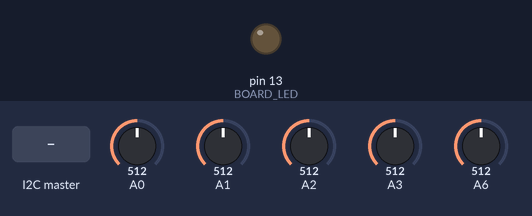
A sketch run on a simulated Arduino Uno, built with avr-gcc and run on an emulated ATmega328P. Shown: output pins drawn as LEDs (lit = HIGH). Inputs (shaded band) come from the test bench; at power-on: A0 = 512, A1 = 512, A2 = 512, A3 = 512, A6 = 512. What the sketch prints to the serial monitor is not drawn.

Above: at 1.2 s.
1.3 s: the I2C master sends the byte 1
At 2.5 s:
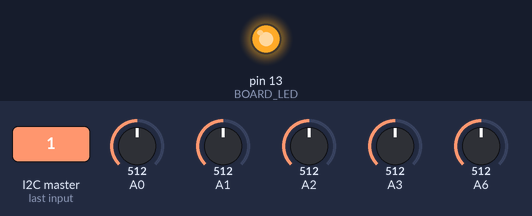
2.8 s: the I2C master sends the byte 0
At 3.2 s:
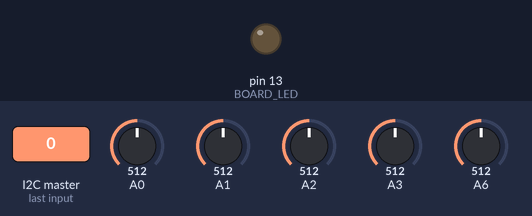
4.3 s: the I2C master sends the byte 2
At 4.8 s:
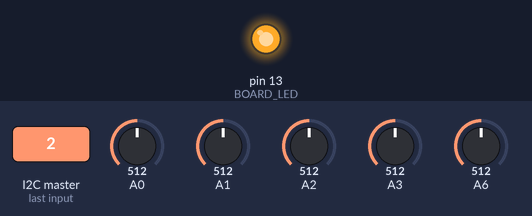
Timing chart, 0 to 7.3 s (numbered marks = the images above; inputs shaded):
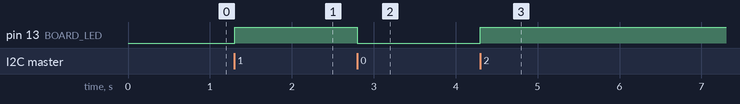

The sketch:

adc-i2c.ino
```cpp
#include <Wire.h>

// Constants
#define VAREF 5.0           // Reference voltage for the ADC (typically 5V on most Arduino boards)
#define I2C_SLAVE_ADDR 0x08 // I2C address of the slave device
#define BOARD_LED 13        // Pin number for the onboard LED

// Global variables
float analog0 = 0;
float analog1 = 0;
float analog2 = 0;
float analog3 = 0;
float analog6 = 0;

// Function prototypes
void i2c_received_handler(int count); // Function to handle received I2C data
void i2c_request_handler();           // Function to handle I2C data requests
float read_light();                   // Function to read the light intensity from the sensor

/**
* Arduino setup function
* This function configures the necessary hardware, including ADC settings, I2C communication,
* and the serial port for debugging.
*/
void setup(void){
	// Set the ADC to use an external voltage reference (AREF pin) if connected
	analogReference(EXTERNAL);

	// Initialize the Arduino as an I2C slave with the defined address
	Wire.begin(I2C_SLAVE_ADDR);
	// Register the function to handle I2C data requests from the master
	Wire.onRequest(i2c_request_handler);
	// Register the function to handle incoming data via I2C
	Wire.onReceive(i2c_received_handler);

	// Initialize the serial port for debugging at 56,600 bps
	Serial.begin(56600);

	// Set the pin mode for the onboard LED as output
	pinMode(BOARD_LED, OUTPUT);
}

/**
* I2C request handler
* This function is called whenever the master device requests data from the slave.
* It sends the current light intensity as a float value over the I2C bus.
*/
void i2c_request_handler(){
	Wire.write((byte*) &analog0, sizeof(float));
	Wire.write((byte*) &analog1, sizeof(float));
	Wire.write((byte*) &analog2, sizeof(float));
	Wire.write((byte*) &analog3, sizeof(float));
	Wire.write((byte*) &analog6, sizeof(float));
}

/**
* I2C received handler
* This function is called when data is received via the I2C bus.
* It reads the incoming data, prints it to the serial monitor, and controls the LED state.
*/
void i2c_received_handler(int count){
	char received = 0;
	while (Wire.available()){   // Check if data is available to read
		received = (char)Wire.read();  // Read the incoming byte
		// Control the LED: turn it on if data is non-zero, turn it off if zero
		digitalWrite(BOARD_LED, received ? HIGH : LOW);
		// Print the received data to the serial monitor for debugging
		Serial.println(received);
	}
}

/**
* Reads the light intensity from the analog sensor
* This function reads the analog value from pin A0, converts it to a voltage,
* and returns the result as a float.
*
* @return The voltage corresponding to the light intensity (in volts).
*/
float read_conductivity(void){
	int sensorValue = analogRead(0);
	return sensorValue;
}
float read_turbidity(void){
	int sensorValue = analogRead(1);
	return sensorValue;
}
float read_ph_temp(void){
	int sensorValue = analogRead(2);
	return sensorValue;
}
float read_ph_ph(void){
	int sensorValue = analogRead(3);
	return sensorValue;
}

float read_light(void){
	int sensorValue = analogRead(6);   // Read the analog value from A0 (range 0 to 1023)
	// Convert the analog value to a voltage based on the reference voltage (VAREF)
	float voltage = VAREF * (sensorValue / 1024.0);
	return voltage;  // Return the calculated voltage
}

/**
* Arduino main loop function
* This function continuously reads the light intensity, stores the value, prints it for debugging,
* and adds a delay between readings.
*/
void loop(){
	// Read the current light intensity and store it in the global variable
	analog0 = read_conductivity();
	analog1 = read_turbidity();
	analog2 = read_ph_temp();
	analog3 = read_ph_ph();
	analog6 = read_light();

	// ? [bits]
	Serial.print("conductivity: ");
	Serial.println(analog0);
	// ? [bits]
	Serial.print("turbidity: ");
	Serial.println(analog1);
	// ? [bits]
	Serial.print("ph_temp: ");
	Serial.println(analog2);
	// ? [bits]
	Serial.print("ph_ph: ");
	Serial.println(analog3);
	// Print the light intensity (in volts) to the serial monitor for debugging
	Serial.print("ligh: ");
	Serial.println(analog6);
  Serial.println();

	// Add a delay of 100 milliseconds before the next reading
	delay(100);
}
```

Measured:
- after the input at 1.3 s, pin 13 (BOARD_LED): LOW → HIGH at once
- after the input at 2.8 s, pin 13 (BOARD_LED): HIGH → LOW at once
- after the input at 4.3 s, pin 13 (BOARD_LED): LOW → HIGH at once
